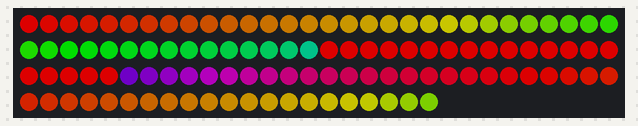
The sketch below on a simulated Arduino Uno, built with avr-gcc and run on an emulated ATmega328P. Parts: 111 RGB LEDs in strip order, left to right, continuing on the next row. Dim RGB values are drawn brighter than linear.

Above: at 1.16 s.
At 5.73 s:
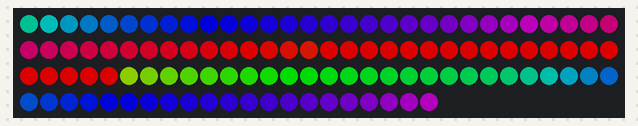
At 10.6 s:
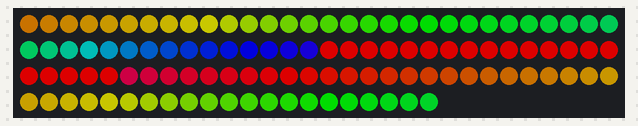
At 20.35 s:
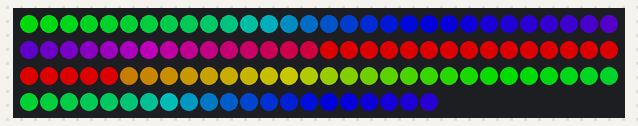
At 30.09 s:
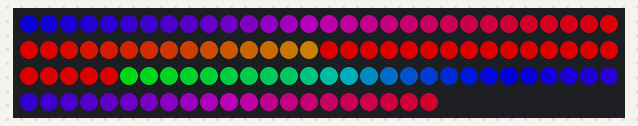
At 39.84 s:
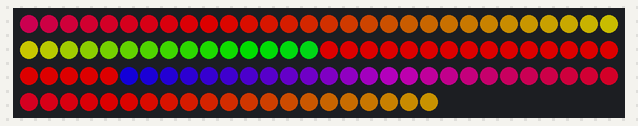

The sketch:

SkateBoardLights.ino
```cpp
#include <FastLED.h>

FASTLED_USING_NAMESPACE

#if defined(FASTLED_VERSION) && (FASTLED_VERSION < 3001000)
#warning "Requires FastLED 3.1 or later; check github for latest code."
#endif

#define TAIL_START 45
#define TAIL_LENGTH 20
#define TAIL_COLOR 0xFF0000

#define DATA_PIN    5
#define LED_TYPE    WS2811
#define COLOR_ORDER GRB
#define NUM_LEDS    111
CRGB leds[NUM_LEDS];

#define BRIGHTNESS 150
#define FRAMES_PER_SECOND 180

void setup() {
  delay(1000);

  // tell FastLED about the LED strip configuration
  FastLED.addLeds<LED_TYPE,DATA_PIN,COLOR_ORDER>(leds, NUM_LEDS).setCorrection(TypicalLEDStrip);

  // set master brightness control
  FastLED.setBrightness(BRIGHTNESS);
}

uint8_t gHue = 0; // rotating "base color" used by many of the patterns

void loop()
{
  // set our rainbow color
  rainbow();

  // set our tail light
  setTail();

  // send the 'leds' array out to the actual LED strip
  FastLED.show();
  // insert a delay to keep the framerate modest
  FastLED.delay(1000/FRAMES_PER_SECOND);

  // do some periodic updates
  EVERY_N_MILLISECONDS( 3 ) { gHue++; } // slowly cycle the "base color" through the rainbow
}

void setTail()
{
  for (int x = TAIL_START; x < TAIL_START + TAIL_LENGTH; x++) {
    leds[x] = TAIL_COLOR;
  }
}

void rainbow()
{
  // FastLED's built-in rainbow generator
  fill_rainbow( leds, NUM_LEDS, gHue, 3);
}
```
